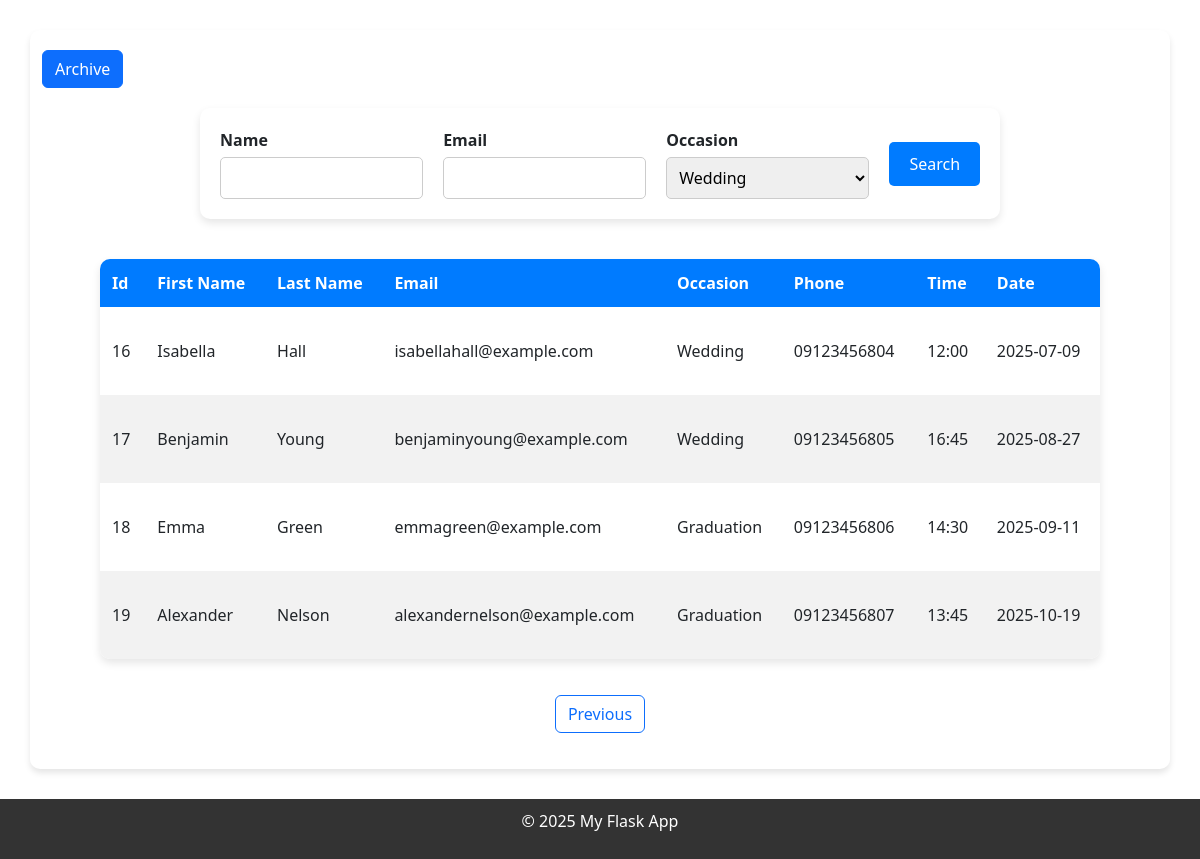
Screenshot of /contact_list/?page=3 with the database file from the repository.
### server_for_restaurant.py (models this page shows, shortened)
class ContactTb(db.Model):
    id = db.Column(db.Integer,primary_key=True)
    first_name = db.Column(db.String(20),nullable=False)
    last_name = db.Column(db.String(20),nullable=False)
    email = db.Column(db.String(45),nullable=False)
    occasion = db.Column(db.String(150),nullable=False)
    phone_number = db.Column(db.String(15), nullable=False)
    time_input = db.Column(db.String(255),nullable=False)
    date_input = db.Column(db.String(255),nullable=False)
    is_archive = db.Column(db.Boolean,default=False)

### server_for_restaurant.py (the view, shortened to what this page needs)
@app.route('/contact_list/', methods=['GET', 'POST'])
def booking_list():
    page = request.args.get('page',1,type=int)
    query = ContactTb.query.filter(ContactTb.is_archive==False)
    print(query)
    contact_list_data = query.paginate(page=page,per_page=6,error_out=False)
    print(contact_list_data)
    return render_template('owner_template/contact_list.html',contact_list_data=contact_list_data)

### templates/owner_template/contact_list.html (shortened to what this page needs)
{% extends "base_owner.html" %}
{% block content %}
<!DOCTYPE html>
<html lang="en">
<head>
<link href="https://cdn.jsdelivr.net/npm/bootstrap@5.3.5/dist/css/bootstrap.min.css" rel="stylesheet">
<div class="container">
  <button type="button" class="btn btn-primary" data-bs-toggle="modal" data-bs-target="#exampleModal">
    Archive
  </button>
  <div class="display_form">
    <form action="/contact_list/" method="POST" class="form-container">
      <div class="form-group">
        <label>Name</label>
        <input type="text" name="query_name">
      </div>
      <div class="form-group">
        <label>Email</label>
        <input type="text" name="query_email">
      </div>
      <div class="form-group">
        <label>Occasion</label>
        <select name="query_occasion">
          <option value="Wedding">Wedding</option>
        </select>
      </div>
      <button type="submit" class="submit-btn">Search</button>
    </form>
  </div>
  <div class="table_div">
    <table>
      <thead>
        <tr>
          <th>Id</th>
          <th>First Name</th>
          <th>Last Name</th>
          <th>Email</th>
          <th>Occasion</th>
          <th>Phone</th>
          <th>Time</th>
          <th>Date</th>
        </tr>
      </thead>
      <tbody>
        {% for item in contact_list_data.items %}
        <tr>
          <td>{{ item.id }}</td>
          <td>{{ item.first_name }}</td>
          <td>{{ item.last_name }}</td>
          <td>{{ item.email }}</td>
          <td>{{ item.occasion }}</td>
          <td>{{ item.phone_number }}</td>
          <td>{{ item.time_input }}</td>
          <td>{{ item.date_input }}</td>
        </tr>
        {% else %}
        <tr>
          <td colspan="8" style="text-align: center; font-weight: bold; color: red;">No Data Found</td>
        </tr>
        {% endfor %}
      </tbody>
    </table>
  </div>
  <div class="d-flex justify-content-center my-3">
    {% if contact_list_data.has_prev %}
    <a class="btn btn-outline-primary mx-2" href="{{ url_for('booking_list', page=contact_list_data.prev_num) }}">Previous</a>
    {% endif %}
  </div>
</div>
{% endblock %}

### templates/base_owner.html (style rules this page uses)
html,body { height:100%; margin:0; padding:0; display:flex; flex-direction:column; font-family: Arial, sans-serif; margin: 0; padding: 0; background-color: blanchedalmond; }
.container { width: 90%; max-width: 1100px; margin: 30px auto; background: #ffffff; padding: 20px; box-shadow: 0px 4px 6px rgba(0, 0, 0, 0.1); border-radius: 10px; }
.display_form { display: flex; justify-content: center; padding: 20px 0; }
.form-container { display: flex; flex-wrap: wrap; gap: 20px; align-items: center; width: 100%; max-width: 800px; background: #ffffff; padding: 20px; border-radius: 10px; box-shadow: 0 4px 8px rgba(0, 0, 0, 0.1); }
.form-group { display: flex; flex-direction: column; flex: 1; min-width: 200px; }
.form-group label { font-weight: bold; margin-bottom: 5px; }
.form-group input, .form-group select { padding: 8px; border: 1px solid #ccc; border-radius: 5px; font-size: 16px; }
.submit-btn { padding: 10px 20px; background-color: #007BFF; color: white; border: none; cursor: pointer; border-radius: 5px; font-size: 16px; }
.table_div { display: flex; justify-content: center; padding: 20px 0; }
table { width: 100%; max-width: 1000px; border-collapse: collapse; background: #fff; box-shadow: 0 4px 8px rgba(0, 0, 0, 0.1); border-radius: 10px; min-height:400px; overflow: hidden; }
thead { background-color: #007BFF; color: white; }
th, td { padding: 12px; text-align: left; border-bottom: 1px solid #ddd; }
tbody tr:nth-child(even) { background-color: #f2f2f2; }

### rows the page displays
ContactTb: id "16", first_name "Isabella", last_name "Hall", email "isabellahall@example.com", occasion "Wedding", phone_number "09123456804", time_input "12:00", date_input "2025-07-09"
ContactTb: id "17", first_name "Benjamin", last_name "Young", email "benjaminyoung@example.com", occasion "Wedding", phone_number "09123456805", time_input "16:45", date_input "2025-08-27"
ContactTb: id "18", first_name "Emma", last_name "Green", email "emmagreen@example.com", occasion "Graduation", phone_number "09123456806", time_input "14:30", date_input "2025-09-11"
ContactTb: id "19", first_name "Alexander", last_name "Nelson", email "alexandernelson@example.com", occasion "Graduation", phone_number "09123456807", time_input "13:45", date_input "2025-10-19"
